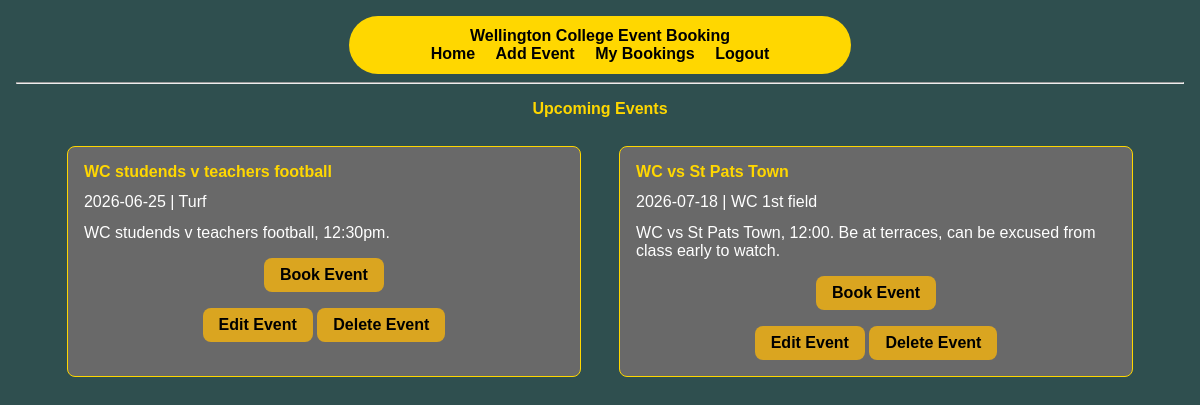
The app's page / (signed in) with its own data.
### tables this page shows
CREATE TABLE "events"
(
    event_id          INTEGER
        primary key autoincrement,
    event_name        TEXT    not null,
    event_date        TEXT    not null,
    event_location    TEXT    not null,
    event_description TEXT    not null,
    fk_user_id        INTEGER not null,
    event_capacity    INTEGER not null
);

### app.py (the view)
@app.route('/')
def home():
    con = connect_db()
    cur = con.cursor()
    query = "SELECT * FROM events"
    cur.execute(query)
    event_list = cur.fetchall()
    con.close()
    return render_template("home.html", event_list=event_list)

### app.py (called while the page is built)
def connect_db():
    con = sqlite3.connect("identifier.sqlite")
    con.row_factory = sqlite3.Row
    return con

### templates/home.html
{% extends "base.html" %}
{%  block content %}
<h2>Upcoming Events</h2>
{% if event_list|length == 0 %}
    <div style="margin: auto; text-align: center">
        <p>No events available yet. Please check later.</p>
    </div>
{% else %}
<div class="event-container">
{% for event in event_list %}
    <div class="page-box">
        <div class="form-group">
            <div class="form-label">
                <b>{{ event["event_name"] }}</b>
            </div>
        </div>
        <div class="form-group">
            {{ event["event_date"] }} | {{ event["event_location"] }}
        </div>
        <div class="form-group">
            {{ event["event_description"] }}
        </div>
        <div class="button-group">
            <a class="action-btn" href="/book_event/{{ event['event_id'] }}">Book Event</a>
        </div>
        {% if session.get("role") == "admin" %}
            <div class="button-group">
                <a class="action-btn" href="/edit_event/{{ event['event_id'] }}">Edit Event</a>
                <a class="action-btn" href="/delete_event/{{ event['event_id'] }}"
                onclick="return confirm('Are you sure you want to delete this event?')">
                Delete Event
                </a>
            </div>
        {% endif %}
    </div>
{% endfor %}
</div>
{% endif %}
{% endblock %}

### templates/base.html (style rules this page uses)
body { font-family: Verdana, Arial, sans-serif; background-color: darkslategray; margin: 0; padding: 1rem; }
h2 { text-align: center; font-size: 1rem; margin: 1rem; color: gold; }
.event-container { width: 70rem; margin: auto; display: flex; flex-wrap: wrap; justify-content: space-evenly; }
.page-box { background-color: dimgrey; border: 0.06rem solid gold; width: 30rem; padding: 1rem; margin: 0.7rem; border-radius: 0.5rem; }
.form-group { margin-bottom: 0.8rem; color: white; }
.form-label { font-weight: bold; margin-bottom: 0.2rem; color: gold; }
a { color: darkblue; }
.button-group { margin-top: 1rem; text-align: center; }
.action-btn { display: inline-block; padding: 0.5rem 1rem; background-color: goldenrod; color: black !important; text-decoration: none; border-radius: 0.5rem; font-weight: bold; }

### records on screen
events: event_name "WC studends v teachers football", event_date "2026-06-25", event_location "Turf", event_description "WC studends v teachers football, 12:30pm."
events: event_name "WC vs St Pats Town", event_date "2026-07-18", event_location "WC 1st field", event_description "WC vs St Pats Town, 12:00. Be at terraces, can be excused from class early to watch."
